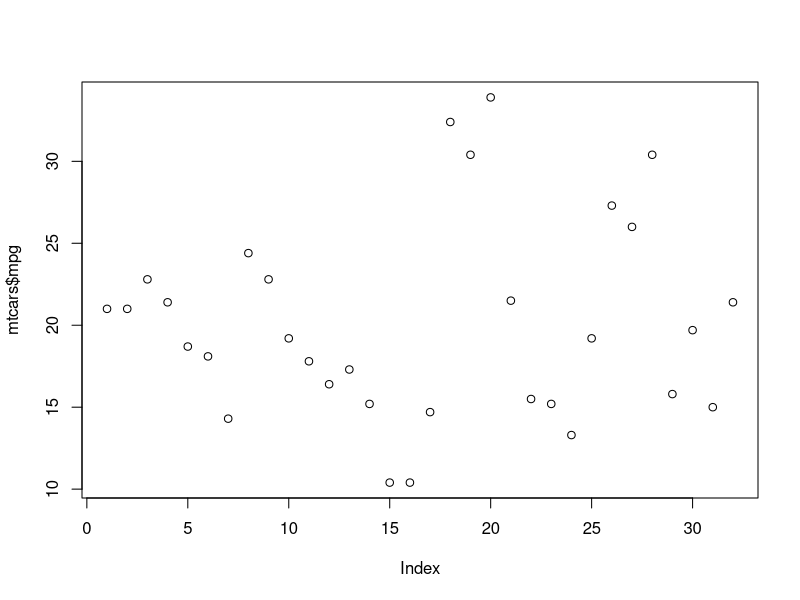
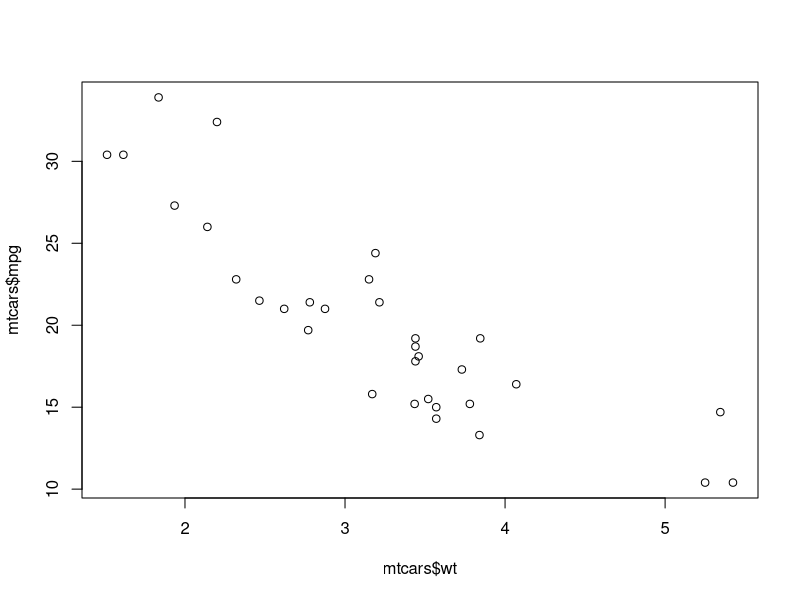
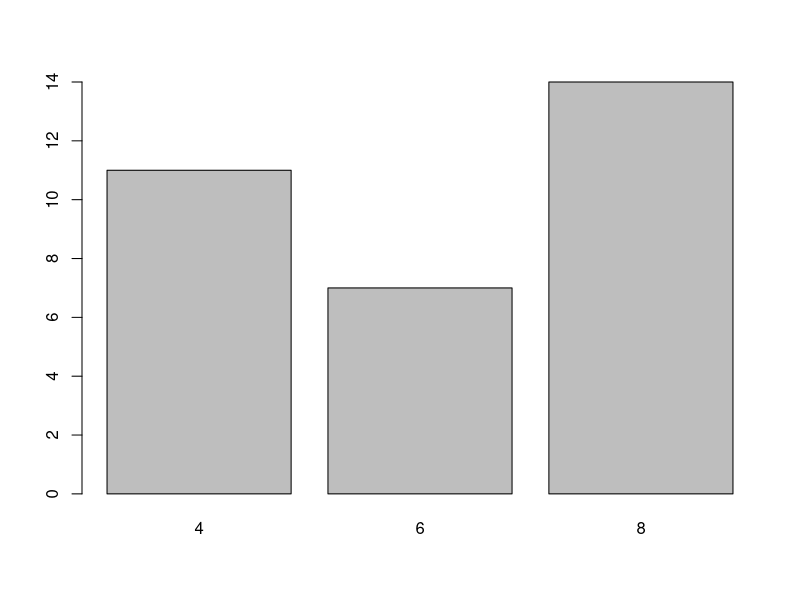
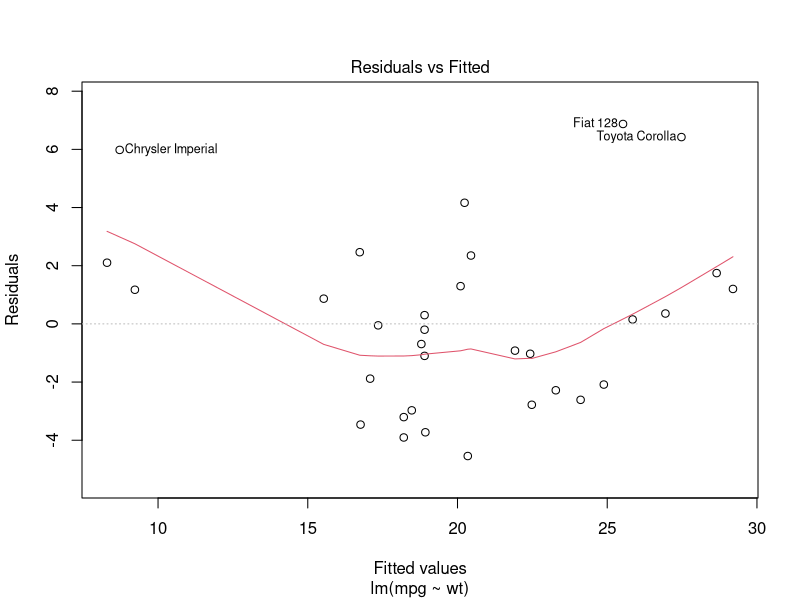
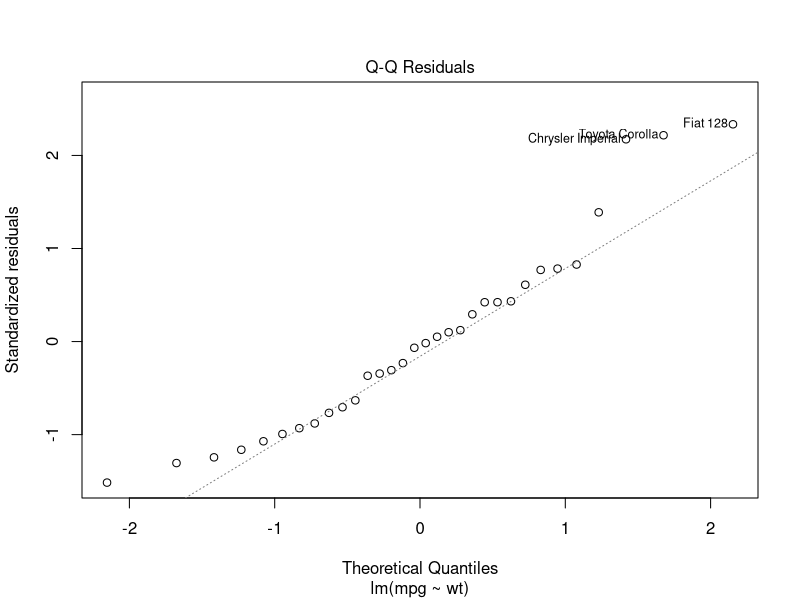
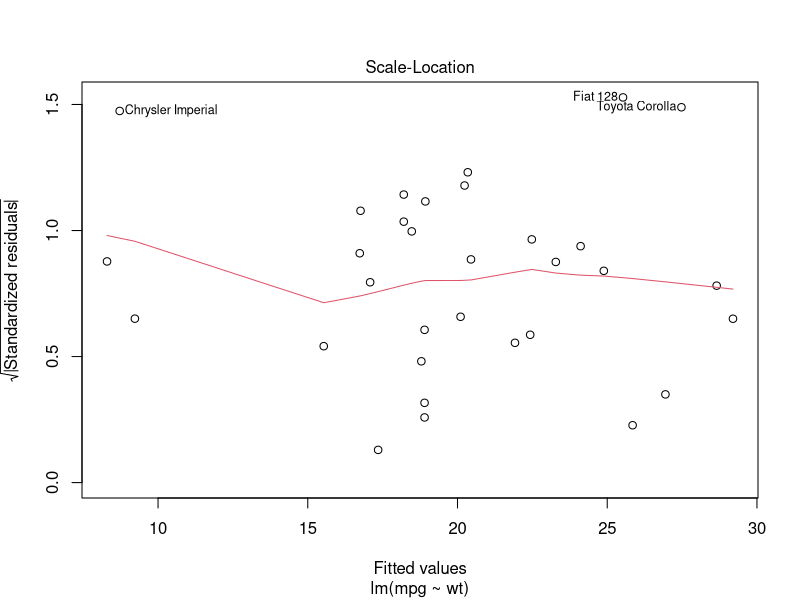
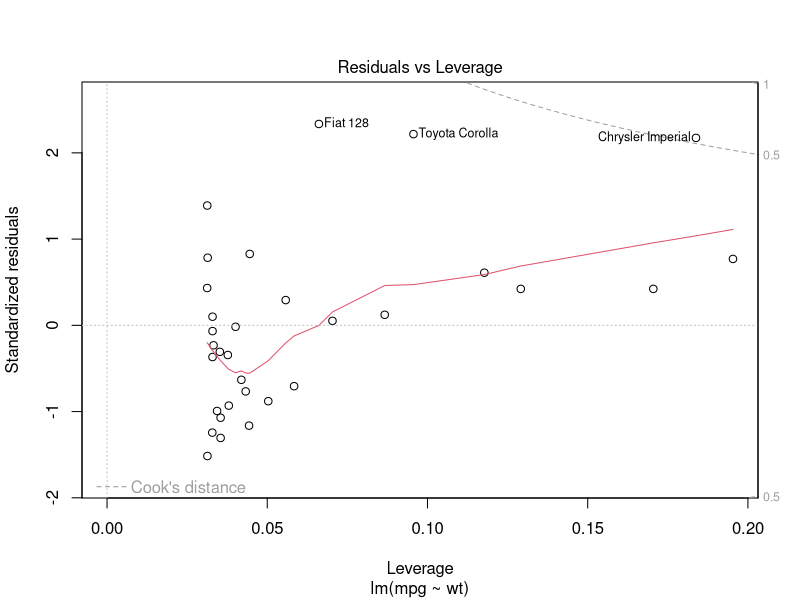
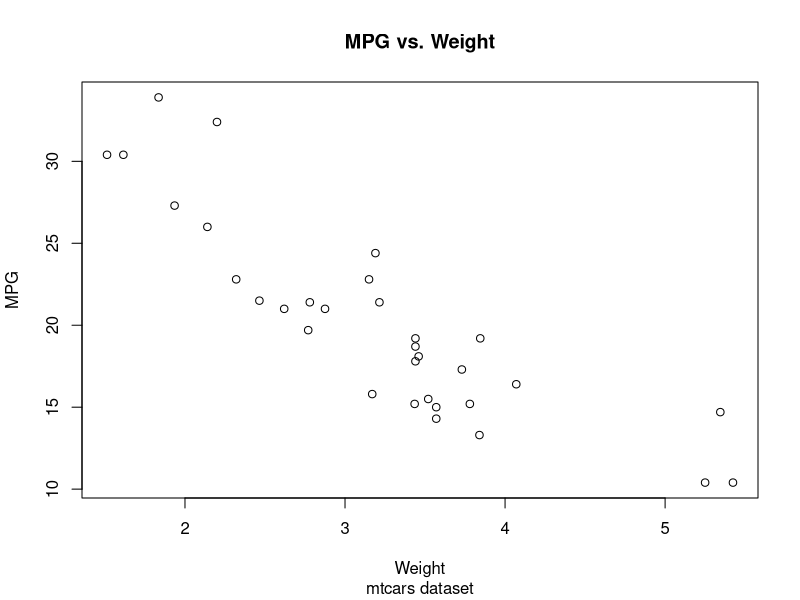

Generate these figures, in order, with R:
library(datasets)

data("mtcars")

#minimal plot
plot(mtcars$mpg)

#mpg vs. wt
plot(mtcars$wt, mtcars$mpg)

#factor variable
plot(as.factor(mtcars$cyl))

#lm
mtcars_lm <- lm(mpg ~ wt, data = mtcars)
plot(mtcars_lm)

#title and axis labels
plot(mtcars$wt, mtcars$mpg, 
     main = "MPG vs. Weight",
     sub = "mtcars dataset",
     xlab = "Weight",
     ylab = "MPG")

#color
plot(mtcars$wt, mtcars$mpg, 
     main = "MPG vs. Weight",
     sub = "mtcars dataset",
     xlab = "Weight",
     ylab = "MPG",
     col = "red")

#more than 1 plot
par(mfrow = c(2,2))
plot(mtcars_lm)

dev.off()
